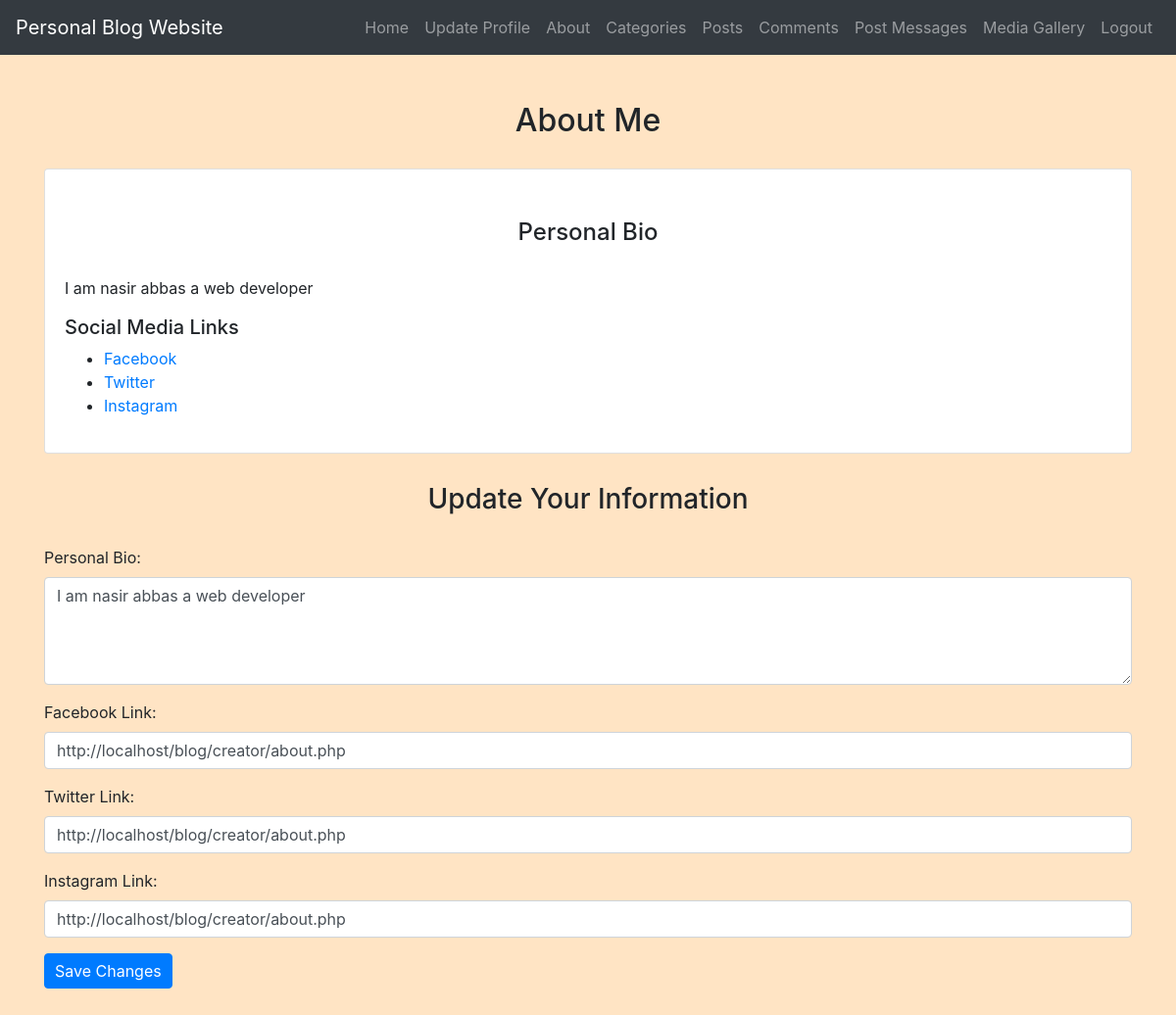
/creator/about.php (signed in), run on the app's committed database.
### tables this page shows
CREATE TABLE `about_info` (
  `id` int(11) NOT NULL,
  `author_id` int(11) NOT NULL,
  `bio` text DEFAULT NULL,
  `facebook_link` varchar(255) DEFAULT NULL,
  `twitter_link` varchar(255) DEFAULT NULL,
  `instagram_link` varchar(255) DEFAULT NULL,
  `created_at` timestamp NOT NULL DEFAULT current_timestamp(),
  `updated_at` timestamp NOT NULL DEFAULT current_timestamp() ON UPDATE current_timestamp()
);

### creator/about.php (the view, shortened to what this page needs)
<?php
include('config.php');
$author_id = $_SESSION['id'];
$sql = "SELECT * FROM about_info WHERE author_id = $author_id";
$result = mysqli_query($conn, $sql);
$about = mysqli_fetch_assoc($result);
?>
<!DOCTYPE html>
<html lang="en">
<head>
    <link rel="stylesheet" href="https://maxcdn.bootstrapcdn.com/bootstrap/4.5.2/css/bootstrap.min.css">
    <link rel="stylesheet" href="../css/style.css">
</head>
<body>
    <?php include('navbar.php'); ?>
    <div class="container mt-5 mb-5">
        <h2>About Me</h2>
        <div class="card mb-4">
            <div class="card-body">
                <h4>Personal Bio</h4>
                <p><?php echo htmlspecialchars($about['bio'] ?? 'No bio available.'); ?></p>
                <h5>Social Media Links</h5>
                <ul>
                    <li><a href="<?php echo htmlspecialchars($about['facebook_link'] ?? '#'); ?>" target="_blank">Facebook</a></li>
                    <li><a href="<?php echo htmlspecialchars($about['twitter_link'] ?? '#'); ?>" target="_blank">Twitter</a></li>
                    <li><a href="<?php echo htmlspecialchars($about['instagram_link'] ?? '#'); ?>" target="_blank">Instagram</a></li>
                </ul>
            </div>
        </div>
        <h3>Update Your Information</h3>
        <form action="about.php" method="POST">
            <div class="form-group">
                <label for="bio">Personal Bio:</label>
                <textarea id="bio" name="bio" class="form-control" rows="4"><?php echo htmlspecialchars($about['bio'] ?? ''); ?></textarea>
            </div>
            <div class="form-group">
                <label for="facebook">Facebook Link:</label>
                <input type="url" id="facebook" name="facebook" class="form-control" value="<?php echo htmlspecialchars($about['facebook_link'] ?? ''); ?>">
            </div>
            <div class="form-group">
                <label for="twitter">Twitter Link:</label>
                <input type="url" id="twitter" name="twitter" class="form-control" value="<?php echo htmlspecialchars($about['twitter_link'] ?? ''); ?>">
            </div>
            <div class="form-group">
                <label for="instagram">Instagram Link:</label>
                <input type="url" id="instagram" name="instagram" class="form-control" value="<?php echo htmlspecialchars($about['instagram_link'] ?? ''); ?>">
            </div>
            <button type="submit" class="btn btn-primary">Save Changes</button>
        </form>
    </div>
</body>
</html>

### css/style.css (style rules this page uses)
body { background-color: bisque; }
h1, h2, h3, h4 { text-align: center; margin-top: 30px; margin-bottom: 30px; }
.container { margin-bottom: 40px; }
.btn-primary { padding: 5px 10px; }

### data on the page
about_info: bio "I am nasir abbas a web developer", facebook "http://localhost/blog/creator/about.php", twitter "http://localhost/blog/creator/about.php", instagram "http://localhost/blog/creator/about.php"
